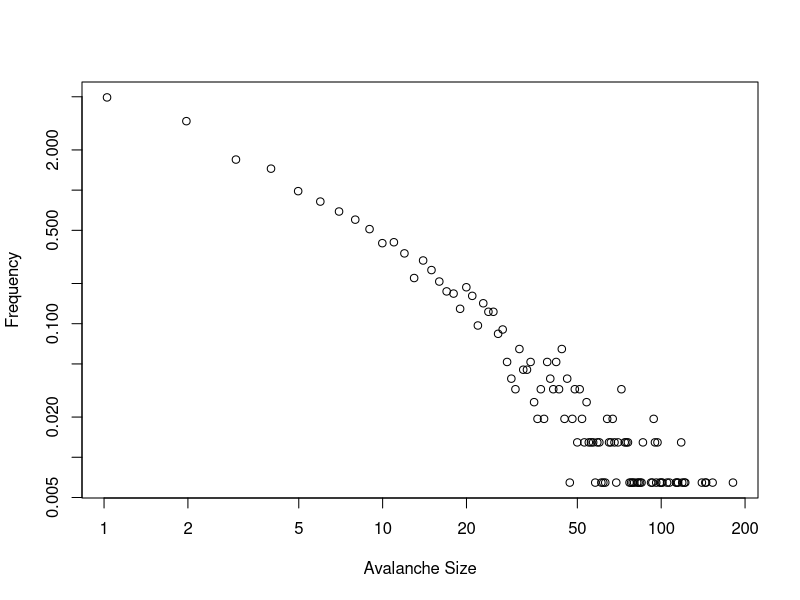

Recreate this plot in R.
ts_table <- read.table("Data/File_2_Size-128_Time-10000_Seed-123456.txt", sep="\t", header=FALSE )

colnames(ts_table) <- c("time", "avalanche_size")

ts_size <- length(ts_table$avalanche_size)

ts_hist <- hist( ts_table$avalanche_size, breaks=ts_size, plot=FALSE )

plot( x=ts_hist$mids, y=ts_hist$density, log="xy", xlab='Avalanche Size', ylab='Frequency' )

ts_df <- data.frame( ts_hist$mids, ts_hist$density  )

write.table( ts_df, "Frequency_Size-128_Time-10000_Seed-123456.txt", sep="\t", row.names=FALSE )
